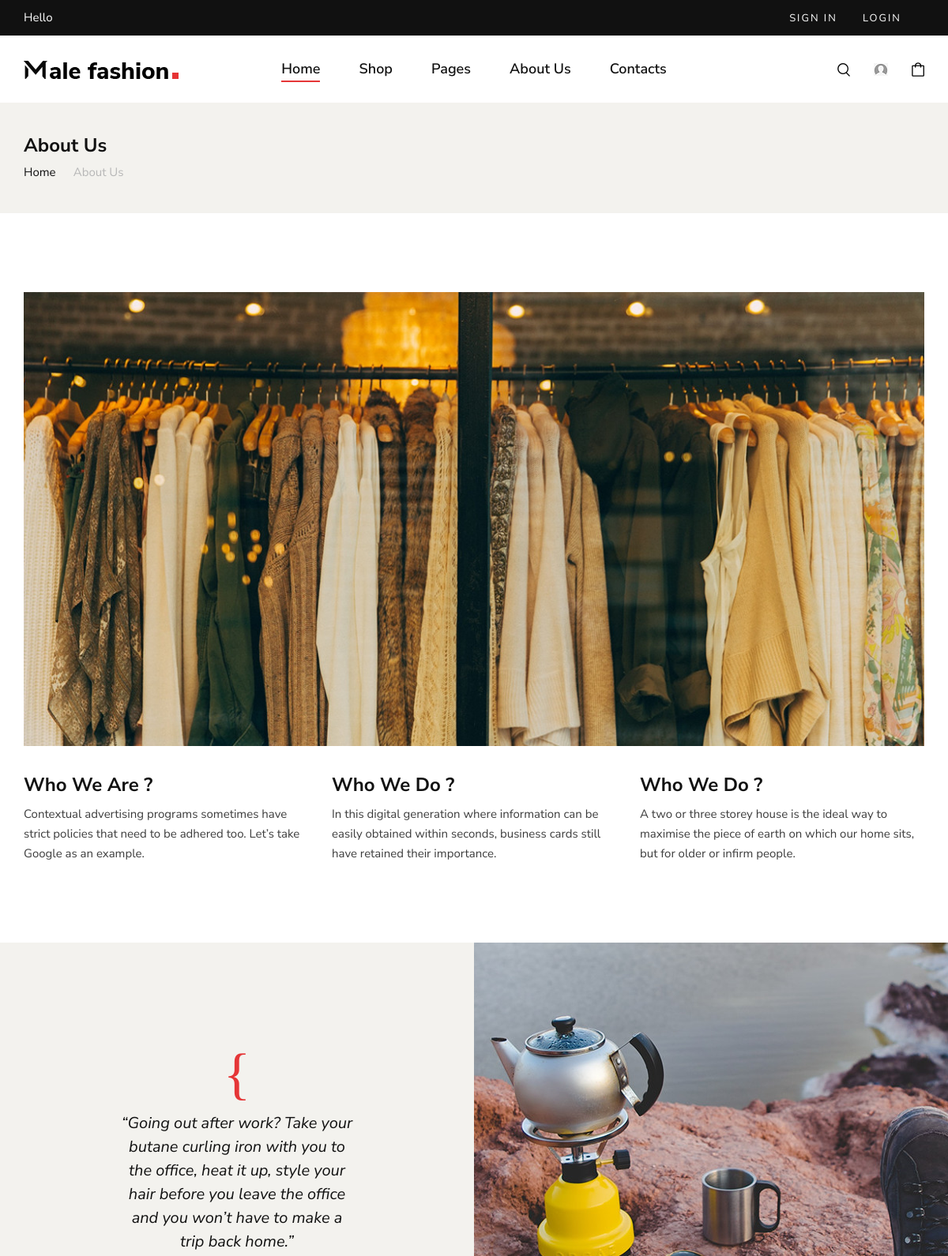
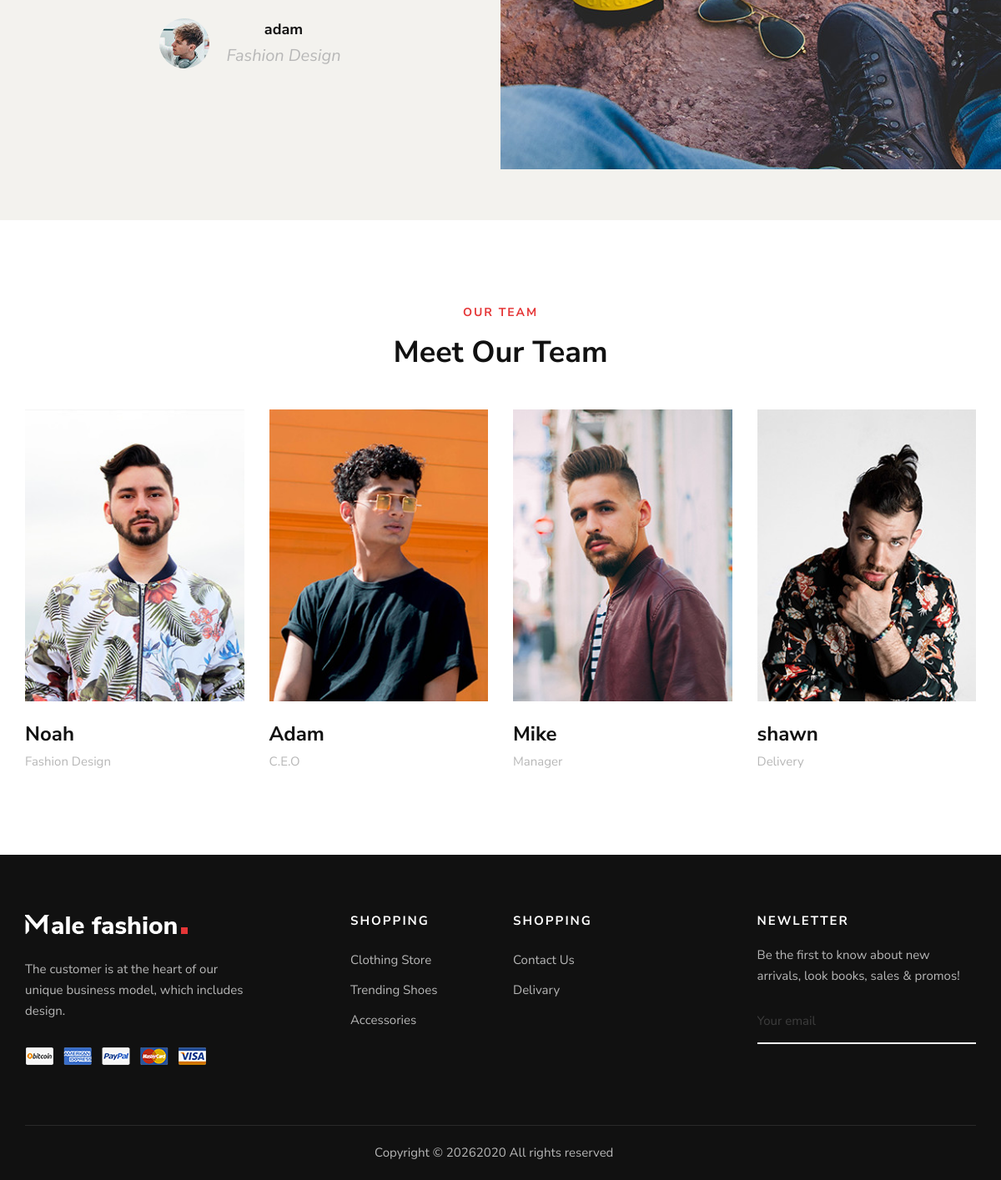
/about.html, run on the app's committed database (2 pictures, top to bottom).
### products/models.py (models this page shows, shortened)
class aboutus(models.Model):
    name=models.CharField(max_length=10)
    image=models.ImageField(upload_to='img/about/')
    title_1=models.CharField(max_length=50)
    description_1=models.CharField(max_length=500)
    title_2=models.CharField(max_length=50)
    description_2=models.CharField(max_length=500)
    title_3=models.CharField(max_length=50)
    description_3=models.CharField(max_length=500)
    blog_description=models.CharField(max_length=1000)
    blog_img=models.ImageField(upload_to='img/about/')
    author_name=models.CharField(max_length=50)
    author_img=models.ImageField(upload_to='img/about/')
    author_department=models.CharField(max_length=100)

class team_members(models.Model):
    name=models.CharField(max_length=50)
    img=models.ImageField(upload_to='img/about/')
    department=models.CharField(max_length=100)

### products/views.py (the view)
# urls.py: path('about.html',views.about_us,name='aboutus'),
def about_us(request):
    about=aboutus.objects.all()
    team_mem=team_members.objects.all()
    Newletter=newletter.objects.all()
    if request.method == 'POST':
        email=request.POST['email']
        form = newletter(email=email)
        form.save()
        messages.info(request,'email sended')
        return redirect('/about.html')
    context={'about':about,'team_mem':team_mem}
    return render(request,'about.html',context)

### products/templates/about.html (shortened to what this page needs)
{% load static %}
<!DOCTYPE html>
<html lang="zxx">
<head>
    <link rel="stylesheet" href="{% static 'css/bootstrap.min.css' %}" type="text/css">
    <link rel="stylesheet" href="{% static 'css/font-awesome.min.css' %}" type="text/css">
    <link rel="stylesheet" href="{% static 'css/elegant-icons.css' %}" type="text/css">
    <link rel="stylesheet" href="{% static 'css/magnific-popup.css' %}" type="text/css">
    <link rel="stylesheet" href="{% static 'css/nice-select.css' %}" type="text/css">
    <link rel="stylesheet" href="{% static 'css/owl.carousel.min.css' %}" type="text/css">
    <link rel="stylesheet" href="{% static 'css/slicknav.min.css' %}" type="text/css">
    <link rel="stylesheet" href="{% static 'css/style.css' %}" type="text/css">
</head>
<body>
    <header class="header">
        <div class="header__top">
            <div class="container">
                <div class="row">
                    <div class="col-lg-6 col-md-7">
                        <div class="header__top__left">
                            <p>Hello {{user.username}}</p>
                        </div>
                    </div>
                    <div class="col-lg-6 col-md-5">
                        <div class="header__top__right">
                            <div class="header__top__links">
                                {% if user.is_authenticated %}
                                <li>hello, {{user.username}}</li>
                                <a href="/logout">logout</a>
                                {% else %}
                                <a href="./signin.html">Sign in</a>
                                <a href="./login.html">LOGIN</a>
                                {% endif %}
                            </div>
                        </div>
                    </div>
                </div>
            </div>
        </div>
        <div class="container">
            <div class="row">
                <div class="col-lg-3 col-md-3">
                    <div class="header__logo">
                        <a href=" ./index.html"><img src="{% static  'img/logo.png' %}" alt=""></a>
                    </div>
                </div>
                <div class="col-lg-6 col-md-6">
                    <nav class="header__menu mobile-menu">
                        <ul>
                            <li class="active"><a href="./index.html">Home</a></li>
                            <li><a href="./shop.html">Shop</a></li>
                            <li><a href="#">Pages</a>
                            </li>
                            <li><a href="./about.html ">About Us</a></li>
                            <li><a href="./contact.html">Contacts</a></li>
                        </ul>
                    </nav>
                </div>
                <div class="col-lg-3 col-md-3">
                    <div class="header__nav__option">
                        <a href="#" class="search-switch"><img src="{% static 'img/icon/search.png' %}" alt=""></a>
                        <a href="./profile.html"><img src="{% static 'img/profile/default1.png' %}" alt=""></a>
                        <a href="./shopping-cart.html"><img src="{% static 'img/icon/cart.png' %}" alt=""> </a>
                    </div>
                </div>
            </div>
        </div>
    </header>
    <section class="breadcrumb-option">
        <div class="container">
            <div class="row">
                <div class="col-lg-12">
                    <div class="breadcrumb__text">
                        <h4>About Us</h4>
                        <div class="breadcrumb__links">
                            <a href="./index.html">Home</a>
                            <span>About Us</span>
                        </div>
                    </div>
                </div>
            </div>
        </div>
    </section>
    <section class="about spad">
        <div class="container">
            {% for i in about %}
            <div class="row">
                <div class="col-lg-12">
                    <div class="about__pic">
                        <img src="{% static i.image.url %}" alt="">
                    </div>
                </div>
            </div>
            <div class="row">
                <div class="col-lg-4 col-md-4 col-sm-6">
                    <div class="about__item">
                        <h4>{{i.title_1}}</h4>
                        <p>{{i.description_1}}</p>
                    </div>
                </div>
                <div class="col-lg-4 col-md-4 col-sm-6">
                    <div class="about__item">
                        <h4>{{i.title_2}}</h4>
                        <p>{{i.description_2}}</p>
                    </div>
                </div>
                <div class="col-lg-4 col-md-4 col-sm-6">
                    <div class="about__item">
                        <h4>{{i.title_2}}</h4>
                        <p>{{i.description_3}}</p>
                    </div>
                </div>
            </div>
            {% endfor %}
        </div>
    </section>
    <section class="testimonial">
        <div class="container-fluid">
            <div class="row">
                {% for i in about %}
                <div class="col-lg-6 p-0">
                    <div class="testimonial__text">
                        <span class="icon_quotations"></span>
                        <p>“{{i.blog_description}}”
                        </p>
                        <div class="testimonial__author">
                            <div class="testimonial__author__pic">
                                <img src="{% static i.author_img.url %}" alt="">
                            </div>
                            <div class="testimonial__author__text">
                                <h5>{{i.author_name}}</h5>
                                <p>{{i.author_department}}</p>
                            </div>
                        </div>
                    </div>
                </div>
                <div class="col-lg-6 p-0">
                    <div class="testimonial__pic set-bg" data-setbg="{% static i.blog_img.url %}"></div>
                </div>
                {% endfor %}
            </div>
        </div>
    </section>
    <section class="team spad">
        <div class="container">
            <div class="row">
                <div class="col-lg-12">
                    <div class="section-title">
                        <span>Our Team</span>
                        <h2>Meet Our Team</h2>
                    </div>
                </div>
            </div>
            <div class="row">
                {% for i in team_mem %}
                <div class="col-lg-3 col-md-6 col-sm-6">
                    <div class="team__item">
                        <img src="{% static i.img.url %}" alt="">
                        <h4>{{i.name}}</h4>
                        <span>{{i.department}}</span>
                    </div>
                </div>
                {% endfor %}
            </div>
        </div>
    </section>
    <footer class="footer">
        <div class="container">
            <div class="row">
                <div class="col-lg-3 col-md-6 col-sm-6">
                    <div class="footer__about">
                        <div class="footer__logo">
                            <a href="#"><img src="{% static 'img/footer-logo.png' %}" alt=""></a>
                        </div>
                        <p>The customer is at the heart of our unique business model, which includes design.</p>
                        <a href="#"><img src="{% static 'img/payment.png' %}" alt=""></a>
                    </div>
                </div>
                <div class="col-lg-2 offset-lg-1 col-md-3 col-sm-6">
                    <div class="footer__widget">
                        <h6>Shopping</h6>
                        <ul>
                            <li><a href="./shop.html">Clothing Store</a></li>
                            <li><a href="./shop.html">Trending Shoes</a></li>
                            <li><a href="./shop.html">Accessories</a></li>
                        </ul>
                    </div>
                </div>
                <div class="col-lg-2 col-md-3 col-sm-6">
                    <div class="footer__widget">
                        <h6>Shopping</h6>
                        <ul>
                            <li><a href="./contact.html">Contact Us</a></li>
                            <li><a href="./checkout_view.html">Delivary</a></li>
                        </ul>
                    </div>
                </div>
                <div class="col-lg-3 offset-lg-1 col-md-6 col-sm-6">
                    <div class="footer__widget">
                        <h6>NewLetter</h6>
                        <div class="footer__newslatter">
                            <p>Be the first to know about new arrivals, look books, sales & promos!</p>
                            <form action="#" method="POST">
                                <input type="email" placeholder="Your email" name="email">
                                <button type="submit"><span class="icon_mail_alt"></span></button>
                            </form>
                        </div>
                    </div>
                </div>
            </div>
            <div class="row">
                <div class="col-lg-12 text-center">
                    <div class="footer__copyright__text">
                        <p>Copyright ©
                            2020
                            All rights reserved  <i class="fa fa-heart-o"
                            aria-hidden="true"></i>  <a href="https://colorlib.com" target="_blank"></a>
                        </p>
                    </div>
                </div>
            </div>
        </div>
    </footer>
</body>
</html>

### data on the page
aboutus: image (picture), title_1 "Who We Are ?", description_1 "Contextual advertising programs sometimes have strict policies that need to be adhered too. Let’s take Google as an example.", title_2 "Who We Do ?", description_2 "In this digital generation where information can be easily obtained within seconds, business cards still have retained their importance.", description_3 "A two or three storey house is the ideal way to maximise the piece of earth on which our home sits, but for older or infirm people.", blog_description "Going out after work? Take your butane curling iron with you to the office, heat it up, style your hair before you leave the office and you won’t have to make a trip back home.", author_img (picture), author_name "adam", author_department "Fashion Design"
team_members: img (picture), name "Noah", department "Fashion Design"
team_members: img (picture), name "Adam", department "C.E.O"
team_members: img (picture), name "Mike", department "Manager"
team_members: img (picture), name "shawn", department "Delivery"
